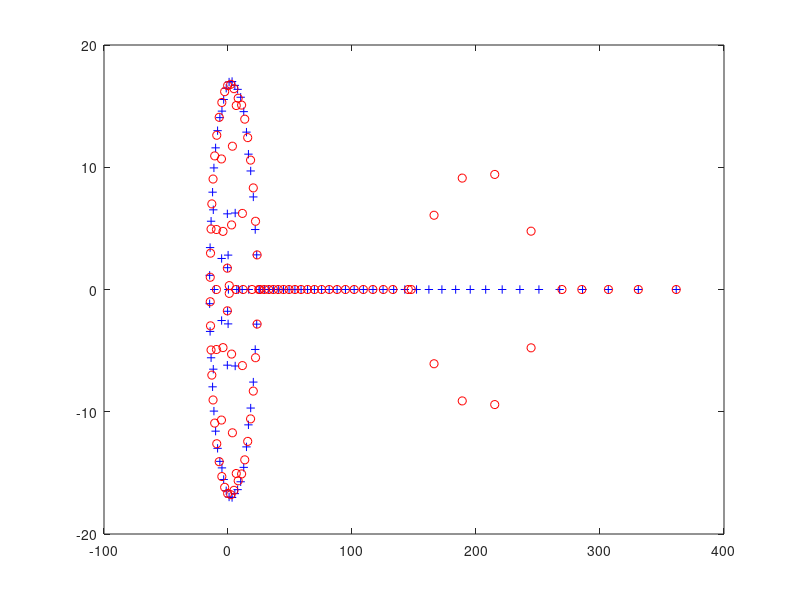

MATLAB code for this plot:
clear all 
close all
clc

n=100;
p = n:-1:1

A1 = triu((ones(n,1)*p)-diag(ones(n-1,1),-1),-1);  % sto facendo la matrice con tutti  4321 - la matrice con codiagonale tutti 1
eigA1 = eig(A1);
A2 = A1;
A2(n,:) = A2(n,:)+1e-10 % A2(n,:)è per selezionare tutta l'ultima riga
eigA2 = eig(A2);

plot(real(eigA1),imag(eigA1),'b+', real(eigA2), imag(eigA2),'ro')  %li rappresento nel piano complesso perché non è detto che siano numeri reali

%se sul command faccio condeig(A2) capisco che il problema è mal
%condizionato ciao